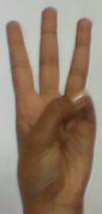
%> input picture teste.jpg, 102 x 214 px
$ octave --eval "result = projeto_final;"   (GNU Octave 9; MATLAB toolbox functions it lacks are replaced by stand-ins)
%> lines starting %> are read from the running program, lines starting %| are printed output that depends on the picture; in (x1, y1, x2, y2) boxes, pixels count from 0 and x2, y2 are one past the last pixel; in counts of white or black regions, pixels touching at a corner belong together; the program's own positions count from 1
function imagem_preen = projeto_final()
image = imread('teste.jpg');
%> image is the input picture: size 214x102x3 uint8; mean R, G, B 145.9, 125.7, 106.9
imagem_cinza = rgb2ycbcr(image);
%> imagem_cinza: size 214x102x3 uint8; mean of channels 1, 2, 3 127.3, 116.8, 138.2

% Binariza a imagem
limiar = graythresh(imagem_cinza);
%> limiar = 0.525
imagem_bin = im2bw(imagem_cinza, limiar);
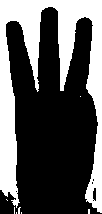
%> imagem_bin: size 214x102 logical; 35.4% white; 8 white regions (7 under 20 px), largest, box (x1, y1, x2, y2) and area: (0, 0, 102, 213) 7696

% Preenche os buracos
imagem_comp = imcomplement(imagem_bin);
imshow(imagem_comp, []);
imagem_preen = imfill(imagem_comp, "holes");
imshow(imagem_preen);

% Verificar orientação da imagem
leftMostPoint = [];
rightMostPoint = [];
topMostPoint = [];
bottomMostPoint = [];

% Buscar o pixel mais a esquerda
for col = 1:size(imagem_preen, 2)
    for row = 1:size(imagem_preen, 1)
        if imagem_preen(row, col) == 1
            leftMostPoint = [row, col];
            break;
        end
    end
    if ~isempty(leftMostPoint)
        break;
    end
end
%> after the loop, leftMostPoint = [191 1]

% Buscar o pixel mais a direira
for col = size(imagem_preen, 2):-1:1
    for row = 1:size(imagem_preen, 1)
        if imagem_preen(row, col) == 1
            rightMostPoint = [row, col];
            break;
        end
    end
    if ~isempty(rightMostPoint)
        break;
    end
end
%> after the loop, rightMostPoint = [214 102]

% Buscar o pixel mais ao topo
for row = 1:size(imagem_preen, 1)
    for col = leftMostPoint(2):rightMostPoint(2)
        if imagem_preen(row, col) == 1
            topMostPoint = [row, col];
            break;
        end
    end
    if ~isempty(topMostPoint)
        break;
    end
end
%> after the loop, topMostPoint = [8 49]

% Buscar o pixel mais baixo
for row = size(imagem_preen, 1):-1:1
    for col = leftMostPoint(2):rightMostPoint(2)
        if imagem_preen(row, col) == 1
            bottomMostPoint = [row, col];
            break;
        end
    end
    if ~isempty(bottomMostPoint)
        break;
    end
end
%> after the loop, bottomMostPoint = [214 1]

% Cálculo para Identificando da horientação

% Cálculo das distâncias
heigth = pdist([topMostPoint;bottomMostPoint],'euclidean');
%> heigth = 211.5
width = pdist([leftMostPoint;rightMostPoint],'euclidean');
%> width = 103.6

if (heigth/width)>1
  disp("Vertical")
else
  disp("Horizontal")
  % J = imrotate(I,1);
end

% Encontrar dedão
% 0, 0 ,0 => none
% 0, 0, 1 => rigth
% 1, 0, 0 => left
thumb = [0, 0 ,0];

offset = 15;

leftArea = imagem_preen(topMostPoint(1):bottomMostPoint(1), leftMostPoint(2):leftMostPoint(2)+offset);
rigthArea = imagem_preen(topMostPoint(1):bottomMostPoint(1), rightMostPoint(2)-offset:rightMostPoint(2));

% Contagem de pixels brancos na imagem binarizada
totalWhitePixels = sum(imagem_preen(:) == 1)
%> totalWhitePixels = 14097
leftWhitePixels = sum(leftArea(:) == 1)
%> leftWhitePixels = 826
rigthWhitePixels = sum(rigthArea(:) == 1)
%> rigthWhitePixels = 1197
whitePixelLimit = totalWhitePixels * 0.07
%> whitePixelLimit = 986.8

% Definindo posição do dedão
if (leftWhitePixels > whitePixelLimit && rigthWhitePixels > whitePixelLimit)
  disp("No thumb")
elseif (leftWhitePixels < whitePixelLimit && rigthWhitePixels < whitePixelLimit)
  disp("No thumb")
elseif (leftWhitePixels < whitePixelLimit)
  thumb = [1, 0 ,0];
  disp("To the left")
else (leftWhitePixels < whitePixelLimit)
  thumb = [0, 0 ,1];
  disp("To the rigth")
end

% Encontrando a centroid
% Calcular os momentos da imagem
props = regionprops(imagem_preen, 'Area', 'Centroid', "MajorAxisLength","MinorAxisLength");
%> props = 5 regions; Area, Centroid, MajorAxisLength and MinorAxisLength: 14058 [52.7 123.4] 220.4 95.94, 34 [95.1 195.1] 13.9 3.37, 2 [93 183.5] 2.31 1.15, 2 [94 180.5] 2.31 1.15, 1 [17 192] 1.15 1.15

% Props para o plot do círculo
diameters = mean([props.MajorAxisLength props.MinorAxisLength],2);
%> diameters = 34.28
radii = diameters/2;
%> radii = 17.14

% Calcular o centroide ponderado
centroid = zeros(1, 2);
totalArea = sum([props.Area]);
%> totalArea = 14097
for i = 1:numel(props)
    centroid = centroid + props(i).Area * props(i).Centroid;
end
%> this loop made 5 passes
%> centroid on passes 1 to 5: [740279 1734393], [740296 1734585], [740482 1734952], [740670 1735313], [743904 1741947]
weightedCentroid = centroid / totalArea;
%> weightedCentroid = [52.77 123.6]

% Exibir o centroide ponderado
disp(['Weighted Centroid: (' num2str(weightedCentroid(1)) ', ' num2str(weightedCentroid(2)) ')']);
%| Weighted Centroid: (52.7704, 123.5686)
%> `result = projeto_final;`:
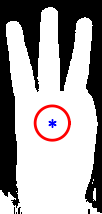
%> figure redrawn from the program's plot data

hold on
plot(weightedCentroid(:,1),weightedCentroid(:,2),'b*')
viscircles(weightedCentroid,radii)
hold off
